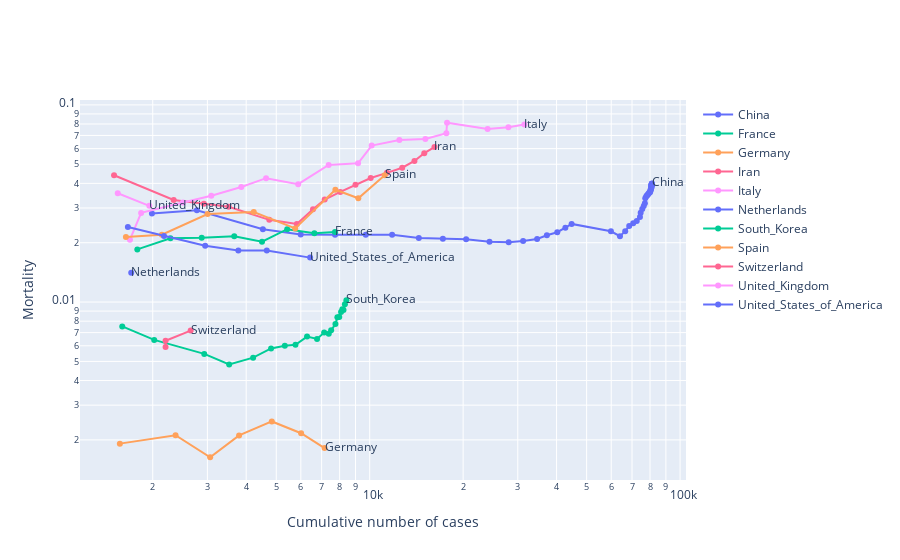

Notebook source saved alongside this figure:
### Code cell
import plotly.graph_objects as go
import plotly.express as px

fig = go.Figure()

grouped = df[df["casescumsum"] > 1500].groupby("Countries and territories")
print(df)

for name, group in grouped:
    pointCount = len(group["mortality"].index)
    group = group.reset_index()
    fig.add_trace(go.Scatter(
            x = group["casescumsum"], 
            y = group["mortality"], 
            mode = 'lines+markers',
            name = name,
            text = [ (f'{name} - {group["DateRep"].at[i].date()}<br>New cases: {group["Cases"].at[i]}<br>New deaths: {group["Deaths"].at[i]}') for i in range(pointCount)  ],
            textposition="middle right"
            )
        )
    groupTail = group.tail(1)
    fig.add_trace(go.Scatter(
            x = groupTail["casescumsum"], 
            y = groupTail["mortality"], 
            mode = 'text',
            name = name,
            text = name,
            textposition="middle right",
            showlegend = False
            )
        )

# fig = px.line(df[df["casescumsum"] > 1000], 
#               x="casescumsum", 
#               y="mortality", 
#               color="Countries and territories", 
#               line_group="Countries and territories", 
#               hover_name="Countries and territories",
# #               text="Countries and territories",
#               log_x = True,
#               log_y = True
#         ) #line_shape="spline") #, render_mode="svg")

fig.update_xaxes(title_text='Cumulative number of cases')
fig.update_yaxes(title_text='Mortality')
fig.update_layout(xaxis_type="log", yaxis_type="log")
# fig.write_image("fig1.html")
fig.show()

### Figure 1 — Plotly figure (JSON) as saved in the notebook; plotly's stock layout.template omitted (floating-point values rounded to 4 significant figures)
{"data": [{"mode": "lines+markers", "name": "China", "text": ["China - 2020-01-26<br>New cases: 665<br>New deaths: 15", "China - 2020-01-27<br>New cases: 787<br>New deaths: 25", "China - 2020-01-28<br>New cases: 1753<br>New deaths: 25", "China - 2020-01-29<br>New cases: 1466<br>New deaths: 26", "China - 2020-01-30<br>New cases: 1740<br>New deaths: 38", "China - 2020-01-31<br>New cases: 1980<br>New deaths: 43", "China - 2020-02-01<br>New cases: 2095<br>New deaths: 46", "China - 2020-02-02<br>New cases: 2590<br>New deaths: 45", "China - 2020-02-03<br>New cases: 2812<br>New deaths: 57", "China - 2020-02-04<br>New cases: 3237<br>New deaths: 65", "China - 2020-02-05<br>New cases: 3872<br>New deaths: 66", "China - 2020-02-06<br>New cases: 3727<br>New deaths: 72", "China - 2020-02-07<br>New cases: 3160<br>New deaths: 73", "China - 2020-02-08<br>New cases: 3418<br>New deaths: 86", "China - 2020-02-09<br>New cases: 2607<br>New deaths: 89", "China - 2020-02-10<br>New cases: 2974<br>New deaths: 97", "China - 2020-02-11<br>New cases: 2490<br>New deaths: 108", "China - 2020-02-12<br>New cases: 2028<br>New deaths: 97", "China - 2020-02-13<br>New cases: 15141<br>New deaths: 254", "China - 2020-02-14<br>New cases: 4156<br>New deaths: 13", "China - 2020-02-15<br>New cases: 2538<br>New deaths: 143", "China - 2020-02-16<br>New cases: 2007<br>New deaths: 142", "China - 2020-02-17<br>New cases: 2052<br>New deaths: 105", "China - 2020-02-18<br>New cases: 1890<br>New deaths: 98", "China - 2020-02-19<br>New cases: 1750<br>New deaths: 139", "China - 2020-02-20<br>New cases: 394<br>New deaths: 112", "China - 2020-02-21<br>New cases: 891<br>New deaths: 118", "China - 2020-02-22<br>New cases: 826<br>New deaths: 109", "China - 2020-02-23<br>New cases: 647<br>New deaths: 98", "China - 2020-02-24<br>New cases: 218<br>New deaths: 150", "China - 2020-02-25<br>New cases: 515<br>New deaths: 70", "China - 2020-02-26<br>New cases: 410<br>New deaths: 52", "China - 2020-02-27<br>New cases: 439<br>New deaths: 29", "China - 2020-02-28<br>New cases: 329<br>New deaths: 44", "China - 2020-02-29<br>New cases: 428<br>New deaths: 47", "China - 2020-03-01<br>New cases: 574<br>New deaths: 35", "China - 2020-03-02<br>New cases: 205<br>New deaths: 42", "China - 2020-03-03<br>New cases: 127<br>New deaths: 32", "China - 2020-03-04<br>New cases: 119<br>New deaths: 37", "China - 2020-03-05<br>New cases: 117<br>New deaths: 31", "China - 2020-03-06<br>New cases: 170<br>New deaths: 30", "China - 2020-03-07<br>New cases: 101<br>New deaths: 28", "China - 2020-03-08<br>New cases: 46<br>New deaths: 27", "China - 2020-03-09<br>New cases: 45<br>New deaths: 23", "China - 2020-03-10<br>New cases: 20<br>New deaths: 17", "China - 2020-03-11<br>New cases: 29<br>New deaths: 22", "China - 2020-03-12<br>New cases: 24<br>New deaths: 11", "China - 2020-03-13<br>New cases: 22<br>New deaths: 7", "China - 2020-03-14<br>New cases: 19<br>New deaths: 15", "China - 2020-03-15<br>New cases: 22<br>New deaths: 9", "China - 2020-03-16<br>New cases: 25<br>New deaths: 14", "China - 2020-03-17<br>New cases: 110<br>New deaths: 9", "China - 2020-03-18<br>New cases: 33<br>New deaths: 16"], "textposition": "middle right", "type": "scatter", "x": [1988, 2775, 4528, 5994, 7734, 9714, 11809, 14399, 17211, 20448, 24320, 28047, 31207, 34625, 37232, 40206, 42696, 44724, 59865, 64021, 66559, 68566, 70618, 72508, 74258, 74652, 75543, 76369, 77016, 77234, 77749, 78159, 78598, 78927, 79355, 79929, 80134, 80261, 80380, 80497, 80667, 80768, 80814, 80859, 80879, 80908, 80932, 80954, 80973, 80995, 81020, 81130, 81163], "y": [0.02817, 0.02919, 0.02341, 0.02202, 0.02198, 0.02193, 0.02193, 0.02111, 0.02097, 0.02083, 0.02023, 0.02011, 0.02041, 0.02088, 0.02181, 0.02261, 0.02382, 0.02491, 0.02285, 0.02157, 0.0229, 0.0243, 0.02508, 0.02578, 0.02704, 0.0284, 0.02963, 0.03073, 0.03175, 0.0336, 0.03428, 0.03476, 0.03494, 0.03535, 0.03575, 0.03593, 0.03636, 0.03671, 0.03711, 0.03744, 0.03774, 0.03803, 0.03835, 0.03861, 0.03881, 0.03907, 0.03919, 0.03927, 0.03945, 0.03955, 0.03971, 0.03976, 0.03994]}, {"mode": "text", "name": "China", "showlegend": false, "text": "China", "textposition": "middle right", "type": "scatter", "x": [81163], "y": [0.03994]}, {"mode": "lines+markers", "name": "France", "text": ["France - 2020-03-11<br>New cases: 372<br>New deaths: 3", "France - 2020-03-12<br>New cases: 497<br>New deaths: 15", "France - 2020-03-13<br>New cases: 595<br>New deaths: 13", "France - 2020-03-14<br>New cases: 785<br>New deaths: 18", "France - 2020-03-15<br>New cases: 838<br>New deaths: 12", "France - 2020-03-16<br>New cases: 924<br>New deaths: 36", "France - 2020-03-17<br>New cases: 1210<br>New deaths: 21", "France - 2020-03-18<br>New cases: 1097<br>New deaths: 27"], "textposition": "middle right", "type": "scatter", "x": [1784, 2281, 2876, 3661, 4499, 5423, 6633, 7730], "y": [0.0185, 0.02104, 0.02121, 0.02158, 0.02023, 0.02342, 0.02231, 0.02264]}, {"mode": "text", "name": "France", "showlegend": false, "text": "France", "textposition": "middle right", "type": "scatter", "x": [7730], "y": [0.02264]}, {"mode": "lines+markers", "name": "Germany", "text": ["Germany - 2020-03-12<br>New cases: 271<br>New deaths: 1", "Germany - 2020-03-13<br>New cases: 802<br>New deaths: 2", "Germany - 2020-03-14<br>New cases: 693<br>New deaths: 0", "Germany - 2020-03-15<br>New cases: 733<br>New deaths: 3", "Germany - 2020-03-16<br>New cases: 1043<br>New deaths: 4", "Germany - 2020-03-17<br>New cases: 1174<br>New deaths: 1", "Germany - 2020-03-18<br>New cases: 1144<br>New deaths: 0"], "textposition": "middle right", "type": "scatter", "x": [1567, 2369, 3062, 3795, 4838, 6012, 7156], "y": [0.001914, 0.002111, 0.001633, 0.002108, 0.00248, 0.002162, 0.001817]}, {"mode": "text", "name": "Germany", "showlegend": false, "text": "Germany", "textposition": "middle right", "type": "scatter", "x": [7156], "y": [0.001817]}, {"mode": "lines+markers", "name": "Iran", "text": ["Iran - 2020-03-03<br>New cases: 523<br>New deaths: 12", "Iran - 2020-03-04<br>New cases: 835<br>New deaths: 11", "Iran - 2020-03-05<br>New cases: 586<br>New deaths: 15", "Iran - 2020-03-06<br>New cases: 591<br>New deaths: 15", "Iran - 2020-03-07<br>New cases: 1234<br>New deaths: 17", "Iran - 2020-03-08<br>New cases: 1076<br>New deaths: 21", "Iran - 2020-03-09<br>New cases: 743<br>New deaths: 49", "Iran - 2020-03-10<br>New cases: 595<br>New deaths: 43", "Iran - 2020-03-11<br>New cases: 881<br>New deaths: 54", "Iran - 2020-03-12<br>New cases: 958<br>New deaths: 63", "Iran - 2020-03-13<br>New cases: 1075<br>New deaths: 75", "Iran - 2020-03-14<br>New cases: 1289<br>New deaths: 85", "Iran - 2020-03-15<br>New cases: 1365<br>New deaths: 97", "Iran - 2020-03-16<br>New cases: 1209<br>New deaths: 113", "Iran - 2020-03-17<br>New cases: 1053<br>New deaths: 129", "Iran - 2020-03-18<br>New cases: 1178<br>New deaths: 135"], "textposition": "middle right", "type": "scatter", "x": [1501, 2336, 2922, 3513, 4747, 5823, 6566, 7161, 8042, 9000, 10075, 11364, 12729, 13938, 14991, 16169], "y": [0.04397, 0.03296, 0.03149, 0.03046, 0.02612, 0.0249, 0.02955, 0.0331, 0.03619, 0.03933, 0.04258, 0.04523, 0.048, 0.05194, 0.0569, 0.0611]}, {"mode": "text", "name": "Iran", "showlegend": false, "text": "Iran", "textposition": "middle right", "type": "scatter", "x": [16169], "y": [0.0611]}, {"mode": "lines+markers", "name": "Italy", "text": ["Italy - 2020-03-02<br>New cases: 561<br>New deaths: 6", "Italy - 2020-03-03<br>New cases: 146<br>New deaths: 17", "Italy - 2020-03-04<br>New cases: 667<br>New deaths: 28", "Italy - 2020-03-05<br>New cases: 587<br>New deaths: 27", "Italy - 2020-03-06<br>New cases: 769<br>New deaths: 41", "Italy - 2020-03-07<br>New cases: 778<br>New deaths: 49", "Italy - 2020-03-08<br>New cases: 1247<br>New deaths: 36", "Italy - 2020-03-09<br>New cases: 1492<br>New deaths: 133", "Italy - 2020-03-10<br>New cases: 1797<br>New deaths: 98", "Italy - 2020-03-11<br>New cases: 977<br>New deaths: 167", "Italy - 2020-03-12<br>New cases: 2313<br>New deaths: 196", "Italy - 2020-03-13<br>New cases: 2651<br>New deaths: 189", "Italy - 2020-03-14<br>New cases: 2547<br>New deaths: 252", "Italy - 2020-03-15<br>New cases: 90<br>New deaths: 173", "Italy - 2020-03-16<br>New cases: 6230<br>New deaths: 370", "Italy - 2020-03-17<br>New cases: 4000<br>New deaths: 347", "Italy - 2020-03-18<br>New cases: 3526<br>New deaths: 347"], "textposition": "middle right", "type": "scatter", "x": [1689, 1835, 2502, 3089, 3858, 4636, 5883, 7375, 9172, 10149, 12462, 15113, 17660, 17750, 23980, 27980, 31506], "y": [0.02072, 0.02834, 0.03197, 0.03464, 0.03836, 0.04249, 0.03961, 0.04963, 0.05059, 0.06217, 0.06636, 0.06723, 0.0718, 0.08118, 0.07552, 0.07713, 0.07951]}, {"mode": "text", "name": "Italy", "showlegend": false, "text": "Italy", "textposition": "middle right", "type": "scatter", "x": [31506], "y": [0.07951]}, {"mode": "lines+markers", "name": "Netherlands", "text": ["Netherlands - 2020-03-18<br>New cases: 292<br>New deaths: 0"], "textposition": "middle right", "type": "scatter", "x": [1705], "y": [0.01408]}, {"mode": "text", "name": "Netherlands", "showlegend": false, "text": "Netherlands", "textposition": "middle right", "type": "scatter", "x": [1705], "y": [0.01408]}, {"mode": "lines+markers", "name": "South_Korea", "text": ["South_Korea - 2020-02-27<br>New cases: 449<br>New deaths: 1", "South_Korea - 2020-02-28<br>New cases: 427<br>New deaths: 1", "South_Korea - 2020-02-29<br>New cases: 909<br>New deaths: 3", "South_Korea - 2020-03-01<br>New cases: 595<br>New deaths: 1", "South_Korea - 2020-03-02<br>New cases: 686<br>New deaths: 5", "South_Korea - 2020-03-03<br>New cases: 600<br>New deaths: 6", "South_Korea - 2020-03-04<br>New cases: 516<br>New deaths: 4", "South_Korea - 2020-03-05<br>New cases: 438<br>New deaths: 3", "South_Korea - 2020-03-06<br>New cases: 518<br>New deaths: 7", "South_Korea - 2020-03-07<br>New cases: 483<br>New deaths: 2", "South_Korea - 2020-03-08<br>New cases: 367<br>New deaths: 6", "South_Korea - 2020-03-09<br>New cases: 248<br>New deaths: 1", "South_Korea - 2020-03-10<br>New cases: 131<br>New deaths: 3", "South_Korea - 2020-03-11<br>New cases: 242<br>New deaths: 6", "South_Korea - 2020-03-12<br>New cases: 114<br>New deaths: 6", "South_Korea - 2020-03-13<br>New cases: 110<br>New deaths: 1", "South_Korea - 2020-03-14<br>New cases: 107<br>New deaths: 5", "South_Korea - 2020-03-15<br>New cases: 76<br>New deaths: 3", "South_Korea - 2020-03-16<br>New cases: 74<br>New deaths: 0", "South_Korea - 2020-03-17<br>New cases: 84<br>New deaths: 6", "South_Korea - 2020-03-18<br>New cases: 93<br>New deaths: 5"], "textposition": "middle right", "type": "scatter", "x": [1595, 2022, 2931, 3526, 4212, 4812, 5328, 5766, 6284, 6767, 7134, 7382, 7513, 7755, 7869, 7979, 8086, 8162, 8236, 8320, 8413], "y": [0.007524, 0.006429, 0.005459, 0.004821, 0.005223, 0.005819, 0.006006, 0.00607, 0.006684, 0.006502, 0.007009, 0.006909, 0.007188, 0.007737, 0.008387, 0.008397, 0.008904, 0.009189, 0.009106, 0.009736, 0.01022]}, {"mode": "text", "name": "South_Korea", "showlegend": false, "text": "South_Korea", "textposition": "middle right", "type": "scatter", "x": [8413], "y": [0.01022]}, {"mode": "lines+markers", "name": "Spain", "text": ["Spain - 2020-03-11<br>New cases: 435<br>New deaths: 7", "Spain - 2020-03-12<br>New cases: 501<br>New deaths: 12", "Spain - 2020-03-13<br>New cases: 864<br>New deaths: 37", "Spain - 2020-03-14<br>New cases: 1227<br>New deaths: 37", "Spain - 2020-03-15<br>New cases: 1522<br>New deaths: 15", "Spain - 2020-03-16<br>New cases: 2000<br>New deaths: 152", "Spain - 2020-03-17<br>New cases: 1438<br>New deaths: 21", "Spain - 2020-03-18<br>New cases: 1987<br>New deaths: 182"], "textposition": "middle right", "type": "scatter", "x": [1639, 2140, 3004, 4231, 5753, 7753, 9191, 11178], "y": [0.02135, 0.02196, 0.02796, 0.0286, 0.02364, 0.03715, 0.03362, 0.04393]}, {"mode": "text", "name": "Spain", "showlegend": false, "text": "Spain", "textposition": "middle right", "type": "scatter", "x": [11178], "y": [0.04393]}, {"mode": "lines+markers", "name": "Switzerland", "text": ["Switzerland - 2020-03-16<br>New cases: 841<br>New deaths: 2", "Switzerland - 2020-03-17<br>New cases: 0<br>New deaths: 1", "Switzerland - 2020-03-18<br>New cases: 450<br>New deaths: 5"], "textposition": "middle right", "type": "scatter", "x": [2200, 2200, 2650], "y": [0.005909, 0.006364, 0.00717]}, {"mode": "text", "name": "Switzerland", "showlegend": false, "text": "Switzerland", "textposition": "middle right", "type": "scatter", "x": [2650], "y": [0.00717]}, {"mode": "lines+markers", "name": "United_Kingdom", "text": ["United_Kingdom - 2020-03-17<br>New cases: 152<br>New deaths: 20", "United_Kingdom - 2020-03-18<br>New cases: 407<br>New deaths: 5"], "textposition": "middle right", "type": "scatter", "x": [1543, 1950], "y": [0.03564, 0.03077]}, {"mode": "text", "name": "United_Kingdom", "showlegend": false, "text": "United_Kingdom", "textposition": "middle right", "type": "scatter", "x": [1950], "y": [0.03077]}, {"mode": "lines+markers", "name": "United_States_of_America", "text": ["United_States_of_America - 2020-03-13<br>New cases: 351<br>New deaths: 10", "United_States_of_America - 2020-03-14<br>New cases: 511<br>New deaths: 7", "United_States_of_America - 2020-03-15<br>New cases: 777<br>New deaths: 10", "United_States_of_America - 2020-03-16<br>New cases: 823<br>New deaths: 12", "United_States_of_America - 2020-03-17<br>New cases: 887<br>New deaths: 16", "United_States_of_America - 2020-03-18<br>New cases: 1766<br>New deaths: 23"], "textposition": "middle right", "type": "scatter", "x": [1663, 2174, 2951, 3774, 4661, 6427], "y": [0.02405, 0.02162, 0.01932, 0.01828, 0.01824, 0.0168]}, {"mode": "text", "name": "United_States_of_America", "showlegend": false, "text": "United_States_of_America", "textposition": "middle right", "type": "scatter", "x": [6427], "y": [0.0168]}], "layout": {"autosize": true, "xaxis": {"autorange": true, "range": [3.063, 5.023], "title": {"text": "Cumulative number of cases"}, "type": "log"}, "yaxis": {"autorange": true, "range": [-2.911, -0.9663], "title": {"text": "Mortality"}, "type": "log"}}}
